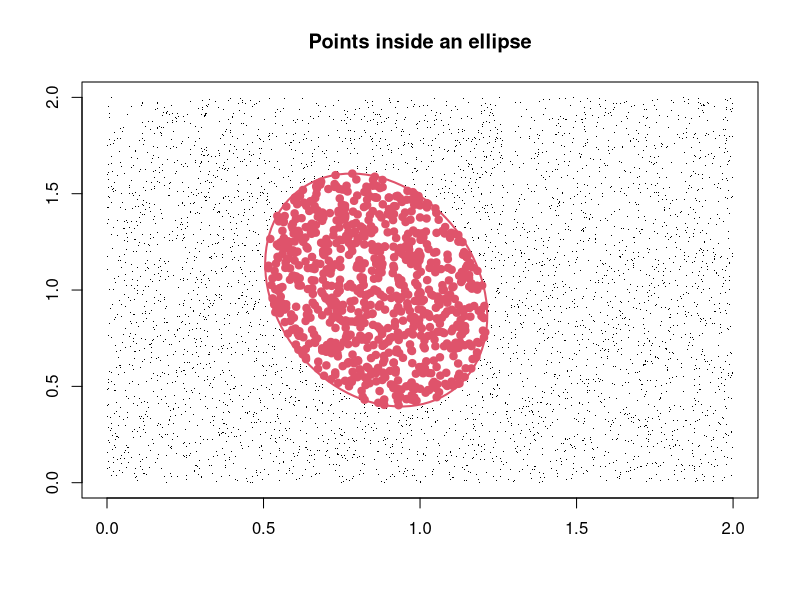
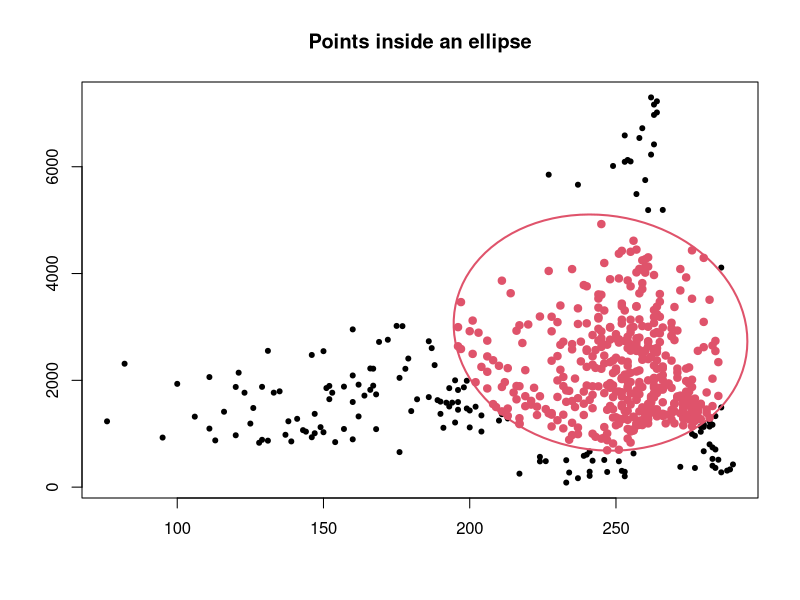
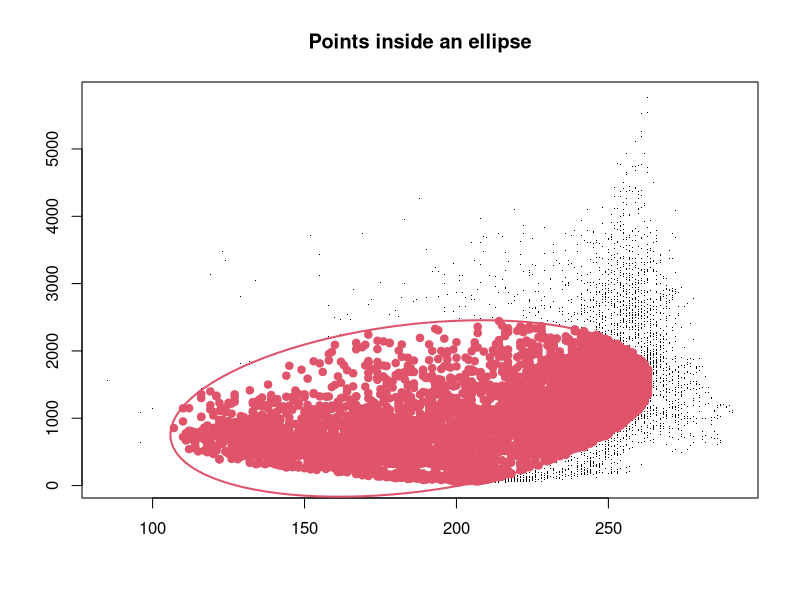

Source code (R) for these figures, in order:
# May, 2017
# Laura Jimenez

# Function that determines which points from a given matrix are inside
# an ellipse -------

## Description: --------------
# The function `el.in` creates a matrix that determines how many points are 
# within a confidence region bordered by an ellipse. The ellipse is calculated 
# based on a species' environmental data and a confidence level. The points 
# inside the ellipse are potential data points of the niche in which a species 
# may thrive.

## Parameters ----------
## cloud == matrix that contains the coordinates of the points to evaluate
## centroid == vector with the coordinates of the centroid of the ellipse
## sigma == covariance matrix that defines de ellipse
## alpha == confidence level


el.in <- function(cloud,centroid,sigma,alpha){
  # step 1: calculate de Mahalanobis distance
  maha <- mahalanobis(x=cloud,center=centroid,cov=sigma)
  # step 2: a point is inside the confidence region (1-alpha=confidence%) if
  # the distance divided by the quantile of a Chi-square variable with k d.f. is less than 1
  chi.q <- qchisq(alpha,ncol(cloud))
  check <- (maha/chi.q) <= 1
  cloud <- cbind(rep(1,nrow(cloud))*check,cloud)
    return(as.matrix(cloud))
}

# Example ------------------

mu <- c(0.86,1)
sigma <- matrix(c(0.021,-0.008,-0.008,0.061),ncol=2,byrow=T)
# Define the matrix of points
cloud <- cbind(runif(5000,0,2),runif(5000,0,2))
# Use the function to determine which points from the matrix are inside the ellipse
check <- el.in(cloud,mu,sigma,0.95)

# Plot the points, ellipse and use different colors for the points inside/
# outside the ellipse
x11()
plot(check[,2],check[,3],pch=".",xlab="",ylab="",main="Points inside an ellipse")     
el <- ellipse::ellipse(x=sigma,centre = mu,level=0.95)
lines(el,col=2,lwd=2)
points(subset(check,check[,1]==1)[,2:3],pch=19,col=2)


# Example 2 ----------------
occ <- read.csv ("./Threnetes_ruckeri_occ_GE.csv",header=T)[,-(1:2)]

# mu calculates the means of the columns that contain the occurrences
mu <- colMeans(occ)
# Sigma calculates the covariance of the occurrences
Sigma <- cov(occ)
# Define the matrix of points
cloud <- read.csv("./Threnetes_ruckeri_M_GE.csv",header=T)[,-(1:2)]

check <- el.in(cloud,mu,Sigma,0.95)

# plot
x11()
plot(check[,2],check[,3],pch=20,xlab="",ylab="",main="Points inside an ellipse")     
el <- ellipse::ellipse(x=Sigma,centre = mu,level=0.95)
lines(el,col=2,lwd=2)
points(subset(check,check[,1]==1)[,2:3],pch=19,col=2)


# example 3 ----------------

occ <- read.csv ("./Catasticta_nimbice_occ_GE.csv",header=T)[,-(1:2)]

# mu calculates the means of the columns that contain the occurrences
mu <- colMeans(occ)
# Sigma calculates the covariance of the occurrences
Sigma <- cov(occ)
# Define the matrix of points
cloud <- read.csv("./Catasticta_nimbice_M_GE.csv",header=T)[,-(1:2)]

check <- el.in(cloud,mu,Sigma,0.95)

# plot
x11()
plot(check[,2],check[,3],pch=".",xlab="",ylab="",main="Points inside an ellipse")     
el <- ellipse::ellipse(x=Sigma,centre = mu,level=0.95)
lines(el,col=2,lwd=2)
points(subset(check,check[,1]==1)[,2:3],pch=19,col=2)
